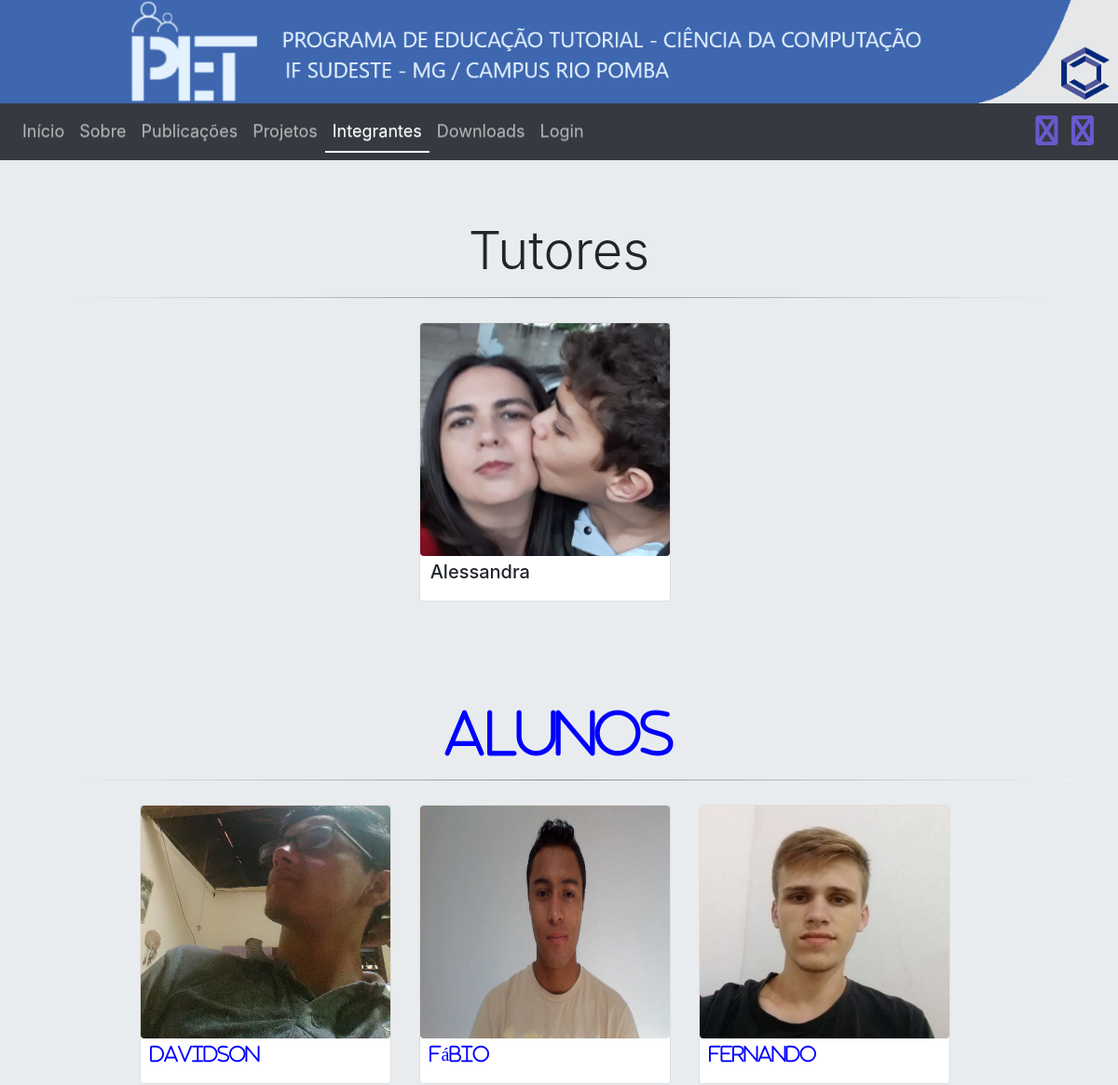
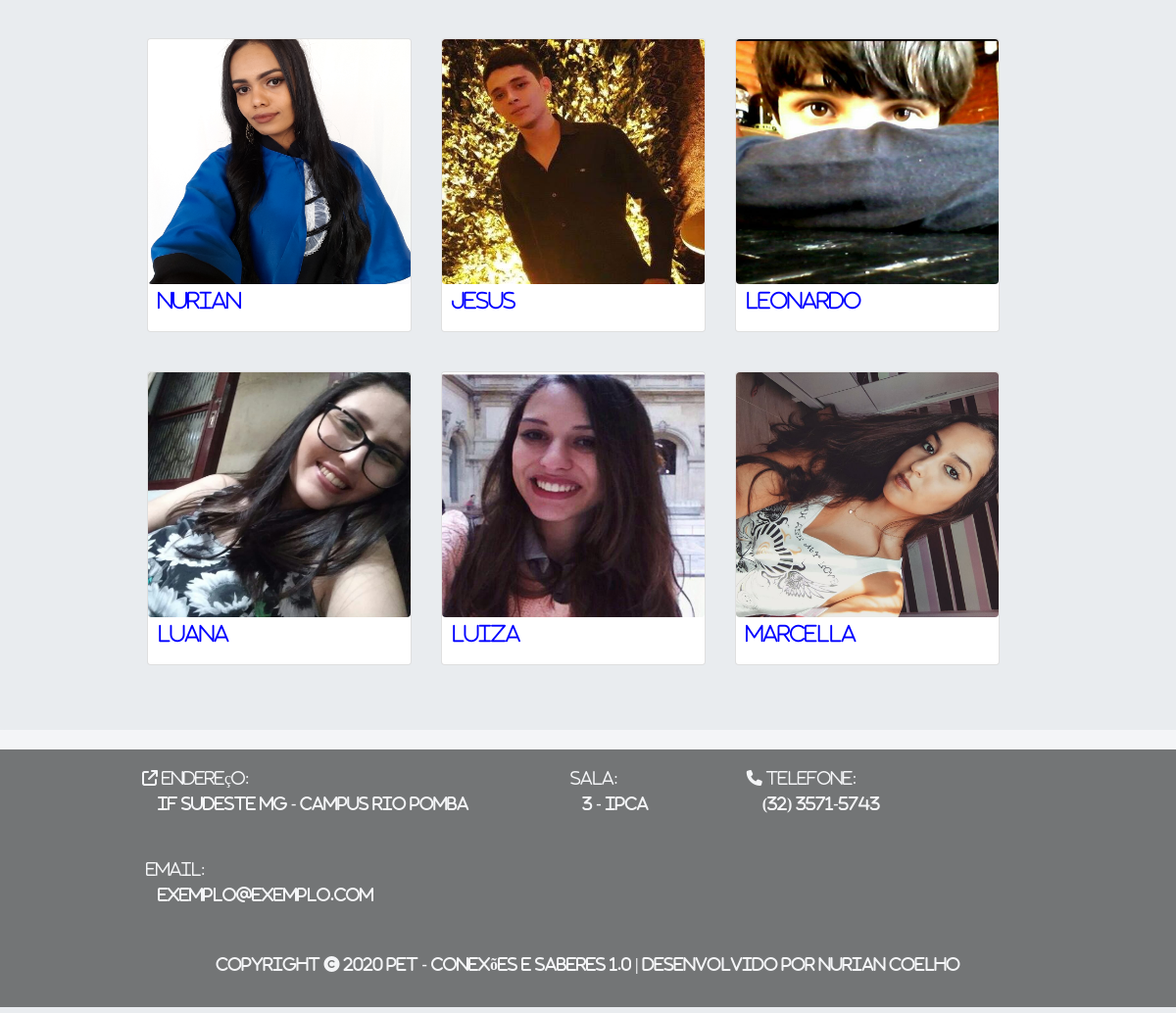
/view/viewIntegrantesUser.php, run on the app's committed database (2 pictures, top to bottom).
### tables this page shows
CREATE TABLE IF NOT EXISTS `integrantes` (
  `codIntegrante` int(100) NOT NULL AUTO_INCREMENT,
  `nomeIntegrante` varchar(100) NOT NULL,
  `emailIntegrante` varchar(100) DEFAULT NULL,
  `cpfIntegrante` varchar(20) NOT NULL,
  `dataInicioIntegrante` date NOT NULL,
  `dataFimIntegrante` date DEFAULT NULL,
  `situacaoIntegrante` varchar(20) NOT NULL,
  `fotoIntegrante` varchar(100) DEFAULT NULL,
  `socialIntegrante` varchar(100) DEFAULT NULL,
  `senhaIntegrante` varchar(40) NOT NULL,
  PRIMARY KEY (`codIntegrante`)
);

### dao/daoIntegrantes.php (called while the page is built, shortened)
<?php
class DaoIntegrantes
{
    private $conn;
    public function __construct()
    {
        $database = new Database();
        $db = $database->dbConnection();
        $this->conn = $db;
    }
    public function runQuery($sql)
    {
        $stmt = $this->conn->prepare($sql);
        return $stmt;
    }
}

### view/viewIntegrantesUser.php (the view, shortened to what this page needs)
<?php
require '../inc/global/head_start.php';
require '../inc/global/banner.php';
require '../inc/global/config.php';
require_once("../dao/daoIntegrantes.php");
$integrantesDao = new DaoIntegrantes();
?>
<link rel="stylesheet" href="../assets/css/integrantes.css">
<?php
$stmtTutores = $integrantesDao->runQuery("SELECT * FROM integrantes i, tutores t WHERE i.codIntegrante = t.codIntegrante");
$stmtTutores->execute();
$stmtDiscentes = $integrantesDao->runQuery("SELECT * FROM integrantes i, discentes d WHERE i.codIntegrante = d.codIntegrante");
$stmtDiscentes->execute();
?>
<div class="container">
    <h2 class="display-4" style="text-align: center;"> Tutores </h2>
    <hr>
    <div class="card-deck" style="width: 100%; justify-content: center; align-items: center;">
        <?php
        $i = 1;
        while ($rowTutores = $stmtTutores->fetch(PDO::FETCH_ASSOC)) {
            $newDateT = date('d/m/Y', strtotime($rowTutores['dataInicioIntegrante']));
            $midia = "../assets/media/integrantes/" . $rowTutores['fotoIntegrante'];
            if (($rowTutores['fotoIntegrante'] != '') && (file_exists($midia))) {
                $srcFotoT = $midia;
            } else {
                $srcFotoT = "../assets/media/integrantes/foto_1.jpg";
            }
            if (empty($rowTutores['socialIntegrante'])) {
                $emailTutor = '<a class="font-weight-normal" style="cursor: pointer;"> E-mail</a>';
            } else {
                $emailTutor = '<a target="_blank" class="text-decoration-none text-body text-break" href="mailto:' . $rowTutores['emailIntegrante'] . '"> '. $rowTutores['emailIntegrante'] .'</a>';
            }
            if (empty($rowTutores['socialIntegrante'])) {
                $socialTutores = '<a  class="text-primary" style="cursor: pointer;"> &nbsp Linkedin</a>';
            } else {
                $socialTutores = '<a target="_blank" href="' . $rowTutores['socialIntegrante'] . '"> &nbsp Linkedin</a>';
            }
            echo '
                <div class="card-integrante">
                    <div class="card borda card-foto" onclick="abreT(' . $i . ')">
                        <div id="fotoT' . $i . '">
                            <img class="card-img-top mx-auto rounded img-fluid d-block" src="' . $srcFotoT . '">
                            <div style="margin-top:5px;">
                                <h5 class="card-title"> &nbsp ' . explode(' ', $rowTutores['nomeIntegrante'])[0] . ' </h5>
                            </div>
                        </div>
                        <div class="info container" id="conteudoT' . $i . '" style="margin-top:70px;">
                            <h5 class="card-title">' . $rowTutores['nomeIntegrante'] . '</h5>
                            <p>
                                <i class="fa fa-address-card-o"></i>&nbsp ' . $emailTutor . '
                                <br />
                                <i class="fa fa-linkedin-square" aria-hidden="true" style="color: blue;">' . $socialTutores . '
                                <br />
                                <i class="fa fa-handshake-o" aria-hidden="true"></i> &nbsp ' . $rowTutores['situacaoIntegrante'] . '
                            </p>
                            <p class="card-text">
                                <small class="text-muted">Ativo desde ' . $newDateT . '</small>
                            </p>
                        </div>
                    </div>
                </div>';
            $i++;
        }
        ?>
    </div>
</div>
<div class="container" style="margin-top: 30px;">
    <h2 class="display-4" style="text-align: center;"> Alunos </h2>
    <hr ></hr>
    <div class="card-deck" style="width: 100%; justify-content: center; align-items: center;">
        <?php
        while ($rowDiscentes = $stmtDiscentes->fetch(PDO::FETCH_ASSOC)) {
            $newDateD = date('d/m/Y', strtotime($rowDiscentes['dataInicioIntegrante']));
            $midia = "../assets/media/integrantes/" . $rowDiscentes['fotoIntegrante'];
            if (($rowDiscentes['fotoIntegrante'] != '') && (file_exists($midia))) {
                $srcFotoD = $midia;
            } else {
                $srcFotoD = "../assets/media/integrantes/foto_1.jpg";
            }
            if (empty($rowDiscentes['socialIntegrante'])) {
                $emailDiscente = '<a class="font-weight-normal" style="cursor: pointer;"> E-mail</a>';
            } else {
                $emailDiscente = '<a target="_blank" class="text-decoration-none text-body" href="mailto:' . $rowDiscentes['emailIntegrante'] . '"> '. $rowDiscentes['emailIntegrante'] .'</a>';
            }
            if (empty($rowDiscentes['socialIntegrante'])) {
                $socialDiscente = '<a class="text-primary" style="cursor: pointer;"> &nbsp Linkedin</a>';
            } else {
                $socialDiscente = '<a target="_blank"  class="text-decoration-none" href="' . $rowDiscentes['socialIntegrante'] . '"> &nbsp Linkedin</a>';
            }
            echo '
                <div class="card-integrante">
                    <div class="card borda card-foto" onclick="abreD(' . $i . ')">
                        <div id="fotoD' . $i . '">
                            <img class="card-img-top mx-auto rounded img-fluid d-block"  src="' . $srcFotoD . '">
                            <div style="margin-top:5px;">
                                <h5 class="card-title"> &nbsp ' . explode(' ', $rowDiscentes['nomeIntegrante'])[0] . ' </h5>
                            </div>
                        </div>
                        <div class="info container" id="conteudoD' . $i . '"  style="margin-top:70px;">
                            <h5 class="card-title">' . $rowDiscentes['nomeIntegrante'] . '</h5>
                            <p>
                                <i class="fa fa-address-card-o"></i>&nbsp ' . $emailDiscente . '
                                <br />
                                <i class="fa fa-linkedin-square" aria-hidden="true" style="color: blue;"></i>' . $socialDiscente . '
                                <br />
                                <i class="fa fa-handshake-o" aria-hidden="true"></i> &nbsp ' . $rowDiscentes['situacaoIntegrante'] . '
                                </p>
                            <p class="card-text">
                                <small class="text-muted">Ativo desde ' . $newDateD . '</small>
                            </p>
                        </div>
                    </div>
                </div>';
            $i++;
        }
        ?>
    </div>
</div>
<br> <br>
</div>
<?php
require '../inc/global/footer.php';
require '../inc/global/head_end.php';
?>

### inc/global/head_start.php (shortened to what this page needs)
<!DOCTYPE html>
<html lang="pt-br">
<head>
  <link href="../assets/css/plugins/bootstrap/bootstrap.min.css" rel="stylesheet">
  <link rel="stylesheet" href="../assets/css/plugins/bootstrap/bootstrap-theme.min.css">
</head>
<body>

### inc/global/banner.php
<div class="row align-items-end" id="banner">
    <div class="col">
        <img src="../assets/media/banner.png" style="width: 100vw; background-position: center right; background-repeat: no-repeat; " class="img-fluid" alt="Responsive image">
    </div>
  </div>

### inc/global/config.php (shortened to what this page needs)
<?php
if (isset($_SESSION['adm_session'])){
    require '../inc/configs/administrador.php';
}
else{
    require '../inc/configs/usuario.php';
}
?>

### inc/configs/usuario.php (shortened to what this page needs)
<nav class="navbar navbar-expand-lg navbar-dark bg-dark" id="navbar" style=" width: 100vw;">
  <div class="collapse navbar-collapse" id="navbarSupportedContent">
    <ul class="navbar-nav mr-auto">
      <li class="nav-item">
        <a class="nav-link" id="noticias" href='index.php'> <font size="4"> Início </font> </a>
      </li>
      <li class="nav-item">
        <a class="nav-link" id="sobre" href="viewSobreUser.php"> <font size="4"> Sobre </font> </a>
      </li>
      <li class="nav-item">
        <a class="nav-link" id="publicacoes" href="viewPublicacoesUser.php"> <font size="4"> Publicações </font> </a>
      </li>
      <li class="nav-item">
        <a class="nav-link" id="projetos" href="viewProjetosUser.php"> <font size="4"> Projetos </font> </a>
      </li>
      <li class="nav-item">
        <a class="nav-link" id="integrantes" href="viewIntegrantesUser.php"> <font size="4"> Integrantes </font> </a>
      </li>
      <li class="nav-item">
        <a class="nav-link" id="downloads" href="viewDownloadsUser.php"> <font size="4"> Downloads </font> </a>
      </li>
      <li class="nav-item">
        <a class="nav-link" id="login" href="viewLogin.php"> <font size="4"> Login </font> </a>
      </li>
    </ul>
  </div>
  <div style="float:rigth; opacity:1; margin-right: 10px;">
    <a href="#">
      <i class="fa fa-facebook-square fa-2x" aria-hidden="true" style="color: #6959CD; cursor: pointer;" title="Página do grupo"></i>
    </a>
    <a href="#">
      <i class="fa fa-instagram fa-2x" aria-hidden="true" style="color: #6959CD; cursor: pointer; margin-left:10px;" title="Perfil do grupo"></i>
    </a>
  </div>
</nav>
<div class="jumbotron mobile" style="min-height: 100vh;">

### inc/global/footer.php (shortened to what this page needs)
<link rel="stylesheet" href="../assets/css/footer.css">
<div class="footer">
    <div class="container">
        <div class="endereco text-white">
            <div class="adress">
                <h6>
                    <i class="fa fa-external-link" aria-hidden="true"></i>
                    Endereço:
                </h6>
                <a class="text-white" target="_blank" href="https://goo.gl/maps/CKVUHBDnbrZH7Do4A">
                    IF Sudeste MG - Campus Rio Pomba
                </a>
            </div>
            <div class="home">
                <h6>
                    Sala:
                </h6>
                &nbsp
                &nbsp
                3 - IPCA
            </div>
            <div class="phone">
                <h6>
                    <i class="fa fa-phone" aria-hidden="true"></i>
                    Telefone:
                </h6>
                &nbsp
                &nbsp
                (32) 3571-5743
            </div>
            <div class="email">
                <h6>
                    Email:
                </h6>
                <a class="text-white" target="_blank" href="mailto:exemplo@exemplo.com">
                    exemplo@exemplo.com
                </a>
            </div>
        </div>
        <br>
        <div class="versao text-white">
            <p class="desenvolvedor">
                Copyright © 2020 PET - Conexões e Saberes 1.0 | Desenvolvido por
                <a class="text-white" target="_blank" href="mailto:nuriancoelho@hotmail.com">
                    Nurian Coelho
                </a>
            </p>
        </div>
    </div>
</div>

### inc/global/head_end.php (shortened to what this page needs)
</body>
</html>

### assets/css/integrantes.css (style rules this page uses)
.info { display: none; }
body { overflow-y: hidden; }
.menuAtivo { border-bottom: 2px solid #fff; }
hr { border: 0; height: 1px; background-image: -webkit-linear-gradient(left, #f0f0f0, #8c8b8b, #f0f0f0); background-image: -moz-linear-gradient(left, #f0f0f0, #8c8b8b, #f0f0f0); background-image: -ms-linear-gradient(left, #f0f0f0, #8c8b8b, #f0f0f0); background-image: -o-linear-gradient(left, #f0f0f0, #8c8b8b, #f0f0f0); }
.mobile { height: 100%; margin-right: 0px; margin-bottom: 0px; margin-left: 0px; margin-top: 0px; width: 100%; padding-bottom: 0px; }
.card-integrante { width: 300px; float: left; margin-bottom:30px; }
.card-foto { height:300px; margin-top: 10px; }
.card-foto img { height:250px; }

### assets/css/footer.css (style rules this page uses)
.footer { float: left; width: 100vw; background-color: black; opacity: 0.5; border-top: 20px solid white; padding: 20px; margin: 0px; }
@media only screen and (min-width: 560px) { .endereco { align-items: center; } }
@media only screen and (min-width: 560px) { .adress { float: left; margin-left: 100px; margin-bottom: 50px; } }
@media only screen and (min-width: 560px) { .home { float: left; margin-left: 100px; margin-bottom: 50px; } }
@media only screen and (min-width: 560px) { .phone { float: left; margin-left: 100px; margin-bottom: 50px; } }
@media only screen and (min-width: 560px) { .email { float: left; margin-left: 100px; margin-bottom: 50px; } }
@media only screen and (min-width: 560px) { .desenvolvedor { width: 100%; margin-top: 5px; margin-right: 0px; text-align: center; float: left; } }
@media only screen and (min-width: 560px) { .versao { margin: 0px } }

### inc/global/head_start.php (style rules this page uses)
body { overflow-x: hidden; overflow-y: hidden; margin:0; height: 100%; background-color: #e9ecef; }

### data on the page
integrantes: fotoIntegrante (picture), nomeIntegrante "Alessandra"
integrantes: fotoIntegrante (picture), nomeIntegrante "Davidson"
integrantes: fotoIntegrante (picture), nomeIntegrante "Fábio"
integrantes: fotoIntegrante (picture), nomeIntegrante "Fernando"
integrantes: fotoIntegrante (picture), nomeIntegrante "Nurian"
integrantes: fotoIntegrante (picture), nomeIntegrante "Jesus"
integrantes: fotoIntegrante (picture), nomeIntegrante "Leonardo"
integrantes: fotoIntegrante (picture), nomeIntegrante "Luana"
integrantes: fotoIntegrante (picture), nomeIntegrante "Luiza"
integrantes: fotoIntegrante (picture), nomeIntegrante "Marcella"
